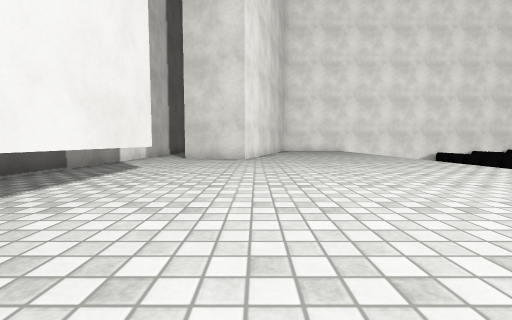
view 1 (above)

17 first-person views from a walk through a Unity game level. The camera is 0.64 m above the floor, tilts 4° down and sees 90° across. The floor is counted in squares, 1 m on a side. Each view is taken from the middle of a square. On the plan, view 1 faces up. The plan holds only what a view shows up to about 9 squares ahead; the rest is blank. The place goes on beyond the plan. Surface patterns are stand-ins for the level's own textures.

view 2
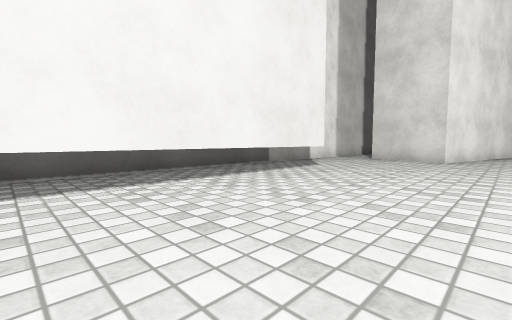

view 3
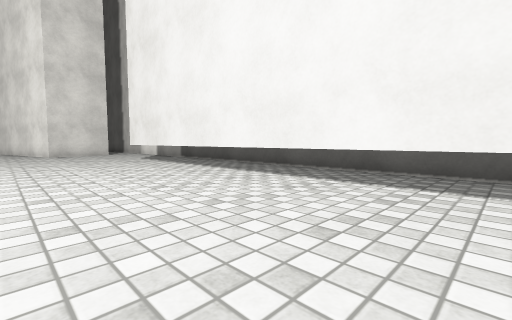

view 4
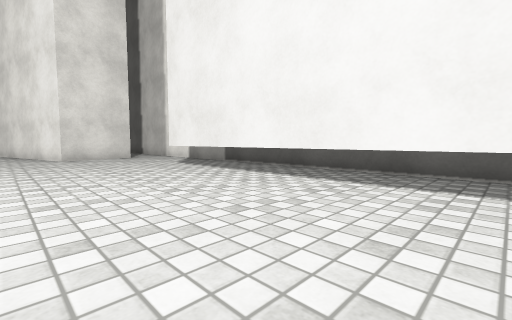

view 5
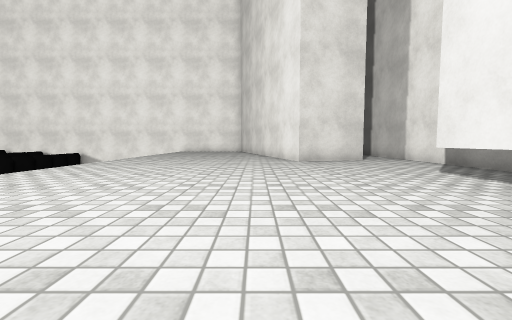

view 6
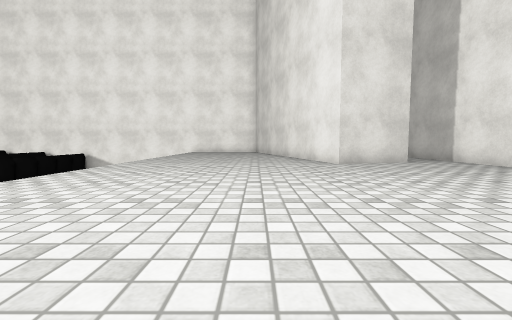

view 7
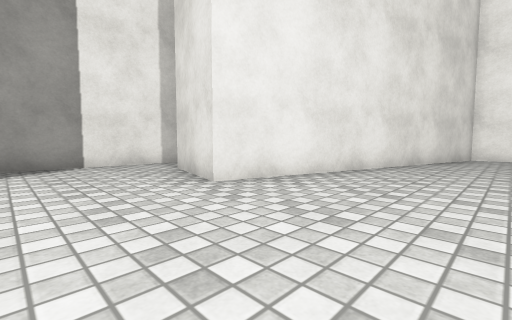

view 8
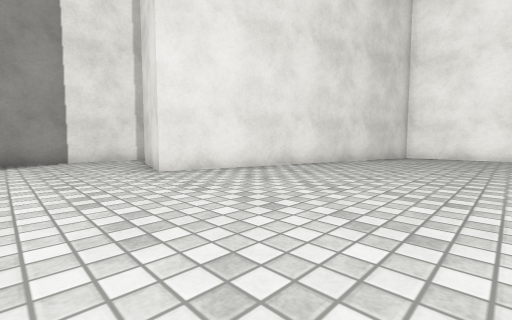

view 9
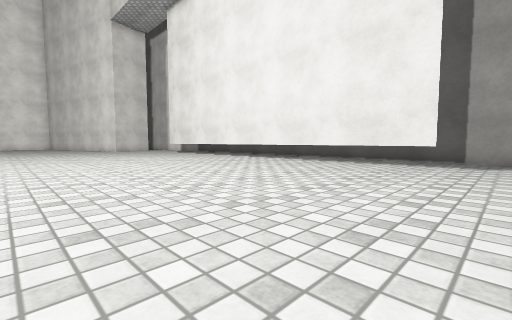

view 10
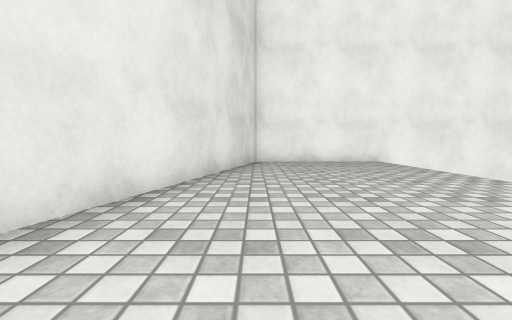

view 11
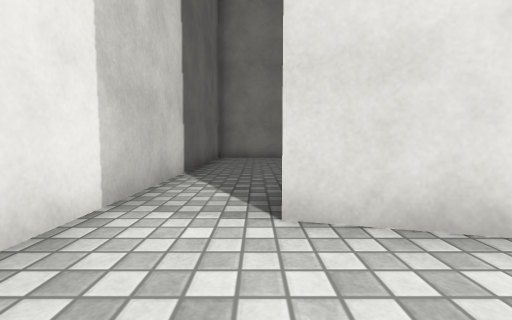

view 12
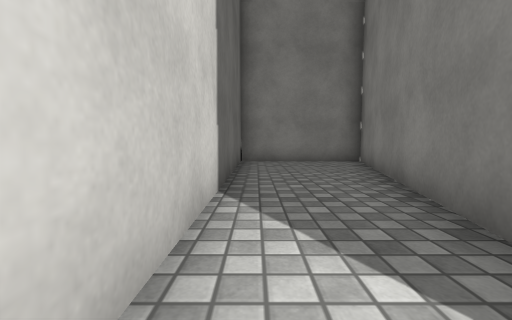

view 13
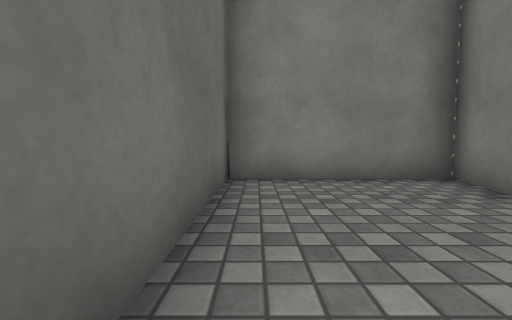

view 14
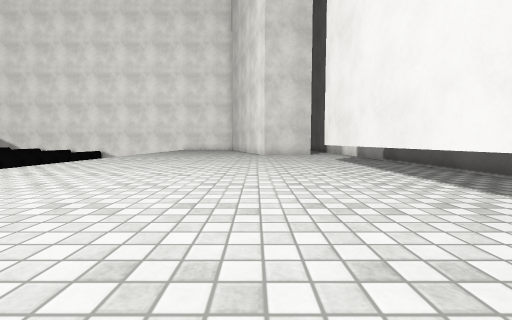

view 15
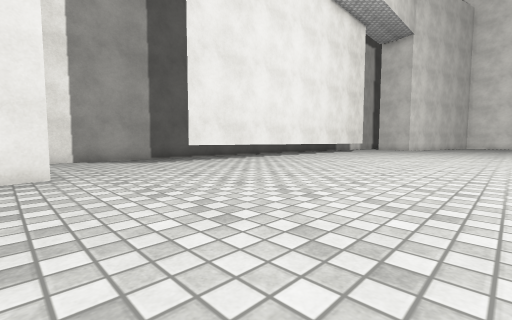

view 16
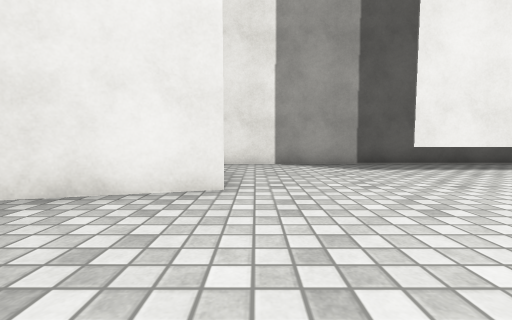

view 17
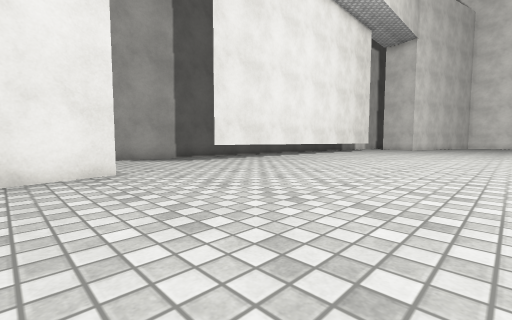

### Floor plan
Key: @ floor where view 1 was taken; # wall or solid block; . floor; v drop or lower ground; T thing the floor can be seen under or through.
Columns run from 5 left of view 1 to 8 right of it. Each row starts with its distance up from view 1.
 19 ##############
 18 #....###...v
 17 #...###....v
 16 #...###....v
 15 #...###....v
 14 #..####....v
 13 #..###.....
 12 #..###.....
 11 #..# #.....
 10 #..###.....
  9 #..........v
  8 #..........v
  7 #..........v
  6 #..........v
  5 #..T.......
  4 #..T.......
  3 #..T.......
  2 #..T.......
  1 #..T.......
  0 #..T.@.....
 -1 #..T.......
 -2 #..T.......
 -3 #..T.......
 -4 #..T.......
 -5 #..T.......v
 -6 #..T.......v
 -7 #..T.......v
 -8 #..........v
 -9 #..........v
-10 #..........v
-11 #..........v
-12 #..###.....v
-13 #..  #.....v

Positions as (right, up) in squares from view 1, and headings:
1: (0, 0), facing up
2: (1, 0), facing up-left
3: (1, 2), facing down-left
4: (1, -1), facing down-left
5: (1, -3), facing down
6: (2, -4), facing down
7: (3, 7), facing up-left
8: (5, 7), facing up-left
9: (5, 7), facing down-left
10: (2, 10), facing up
11: (-3, 8), facing up
12: (-4, 10), facing up
13: (-4, 14), facing up
14: (0, 1), facing down
15: (5, -12), facing up-left
16: (3, -11), facing left
17: (5, -13), facing up-left
